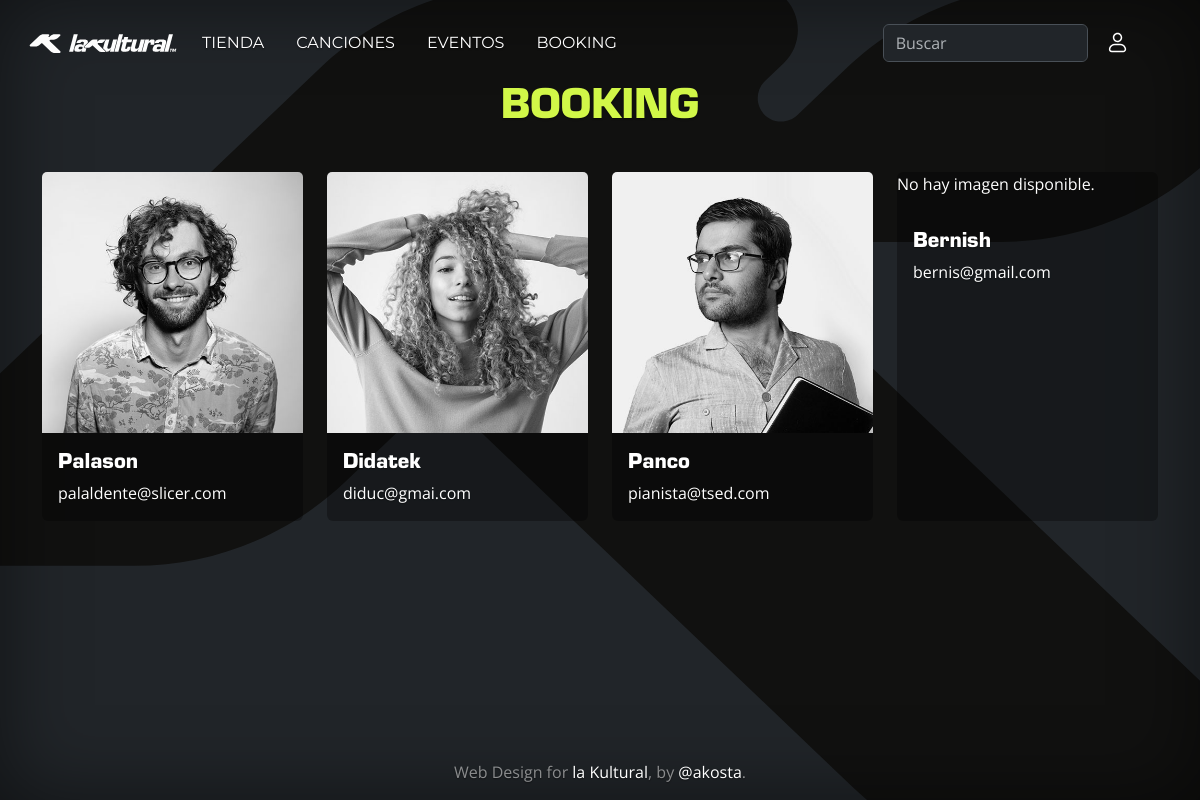
The page /booking/ on the database its author committed.
### booking/models.py (models this page shows, shortened)
class Artista(models.Model):
    nombre = models.CharField(max_length=100)
    descripcion = models.TextField()
    contacto = models.EmailField()  # Cambiado a EmailField para validar formato de correo
    imagen = models.ImageField(upload_to='booking/fotos/', null=True, blank=True)

### booking/views.py (the view)
# urls.py: path('booking/', include ('booking.urls')),
def booking(request):
    artistas = Artista.objects.all()
    canciones = Cancion.objects.all()
    contexto = {'mensaje': "Hola, mundo. Este es mi contexto.",
                'artistas': artistas,
                'canciones': canciones}
    return render(request, 'booking/booking.html', contexto)

### booking/templates/booking/booking.html
{% extends 'base.html' %}
{% load static %}
{% block content %}
<header class="masthead">
    <div class="text-center">
        <h1 class="section-heading text-uppercase">BOOKING</h1>
    </div>
</header>
<div class="container py-4 text-start">
    <div class="row row-cols-1 row-cols-sm-2 row-cols-md-3 row-cols-lg-4 g-4">
        {% for artista in artistas %}
        <div class="col">
            <a href="{% url 'booking:artista' artista.id %}">
            <div class="card card-movement bg-dark text-white h-100 border-0 card-background">
                {% if artista.imagen %}
                <img src="{{ artista.imagen.url }}" alt="{{ artista.nombre }}" class="card-img-top">
                {% else %}
                <p>No hay imagen disponible.</p>
                {% endif %}
                <div class="card-body">
                    <h5 class="card-title">{{ artista.nombre }}</h5>
                    <p class="card-text">{{ artista.contacto }}</p>
                </div>
            </div>
            </a>
        </div>
        {% endfor%}
    </div>
</div>
{% endblock %}

### templates/base.html (shortened to what this page needs)
{% load static %}
<!DOCTYPE html>
<html lang="en" data-bs-theme="auto">
    <head>
        <link href="https://cdn.jsdelivr.net/npm/bootstrap@5.3.3/dist/css/bootstrap.min.css" rel="stylesheet">
        <link href="{% static 'css/base.css' %}" rel="stylesheet" />
        <link href="{% static 'css/navbar.css' %}" rel="stylesheet" />
        <link href="{% static 'usuarios/css/login_logout.css' %}" rel="stylesheet" />
        <link href="{% static 'eventos/css/evento.css' %}" rel="stylesheet" />
        <link href="{% static 'musica/css/musica.css' %}" rel="stylesheet" />
        <link href="{% static 'tienda/css/producto.css' %}" rel="stylesheet" />
        <link href="{% static 'carrito/css/carrito.css' %}" rel="stylesheet" />
    </head>
    <body class="d-flex w-100 text-center text-bg-dark mx-auto flex-column" data-bs-theme="dark">
        {% include 'navbar.html' %}
        {% block content %}
        {% endblock %}
        {% include 'footer.html' %}
    </body>
</html>

### templates/navbar.html (shortened to what this page needs)
{% load static %}
<nav class="navbar navbar-expand-lg fixed-top navbar-scroll px-3" aria-label="Main navigation">
  <div class="container-fluid">
    <a class="navbar-brand" href="{% url 'core:home' %}">
      <img src="{% static 'assets/img/logos/k_lakultural_lletres_blanc.svg' %}" alt="La Kultural Logo" height="60px" style="max-width: 150px;">
    </a>
    <div class="offcanvas offcanvas-end text-bg-dark" tabindex="-1" id="offcanvasNavbar2" aria-labelledby="offcanvasNavbar2Label">
      <div class="offcanvas-body">
        <ul class="navbar-nav justify-content-end flex-grow-1 pe-3 text-start">
          <div class="menu-items">
          <li class="nav-item"><a class="nav-link" href="{% url 'tienda:tienda' %}">TIENDA</a></li>
          <li class="nav-item"><a class="nav-link" href="{% url 'musica:musica' %}">CANCIONES</a></li>
          <li class="nav-item"><a class="nav-link" href="{% url 'eventos:eventos' %}">EVENTOS</a></li>
          <li class="nav-item"><a class="nav-link" href="{% url 'booking:booking' %}">BOOKING</a></li>
        </div>
        <div class="control-items">
          <li class="nav-item">
            <form class="d-flex" role="search">
              <input class="form-control me-2" type="search" placeholder="Buscar" aria-label="Search">
            </form>
          </li>
          <li class="nav-item dropdown">
            <a class="nav-link" href="#" role="button" data-bs-toggle="dropdown" aria-expanded="false">
              <div class="svg-image">
                <img src="{% static 'assets/img/icons/menu_user.svg' %}" alt="User Icon" class='icon-menu normal'>
              </div>
            </a>
          </li>
        </div>
        </ul>
      </div>
    </div>
  </div>
</nav>

### templates/footer.html
{% load static %}
<footer class="mt-auto text-white-50">
    <p>Web Design for <a href="https://getbootstrap.com/" class="text-white">la Kultural</a>, by <a href="#" class="text-white">@akosta</a>.</p>
  </footer>

### static/css/base.css (style rules this page uses)
html, body { height: 100vh; margin: 0; padding: 0; scrollbar-width: none; -ms-overflow-style: none; }
body { font-family: 'Open Sans', sans-serif; text-shadow: 0 .05rem .1rem rgba(0, 0, 0, .5); box-shadow: inset 0 0 5rem rgba(0, 0, 0, .5); background-image: url("/static/assets/img/logos/bg_k1.svg"); background-repeat: no-repeat; background-size: cover; background-position: center; background-attachment: fixed; }
h1, h2, h3, h4, h5, h6 { font-family: 'Eurostile', sans-serif; margin-bottom: 0.5em; }
h1, .title { color: #d1f748; font-weight: 900; }
a, .btn { text-decoration: none; }
.card-background { background-color: rgba(0, 0, 0, 0.3) !important; }
.card-img-top { filter: grayscale(100%); transition: filter 0.5s ease; }
.icon-menu { height: 40px; }

### static/css/navbar.css (style rules this page uses)
.navbar { transition: background-color 0.4s ease; background-color: rgba(0, 0, 0, 0); }
.nav-link { color: white; padding: 0.5rem 1rem; font-family: 'Montserrat', sans-serif; margin-right: 1rem; }
.nav-item { display: flex; align-items: center; }
.masthead { margin-top: 80px; }
.offcanvas { background-color: rgba(33, 37, 41, 0.95); }
.icon-menu { height: 40px; }
.navbar-nav { display: flex; flex-grow: 1; justify-content: space-between; }
.menu-items { display: flex; flex-grow: 1 !important; }
.control-items { display: flex; align-items: center; }

### rows shown on the page
Artista: imagen (picture), nombre "Palason", contacto "palaldente@slicer.com"
Artista: imagen (picture), nombre "Didatek", contacto "diduc@gmai.com"
Artista: imagen (picture), nombre "Panco", contacto "pianista@tsed.com"
Artista: imagen "No hay imagen disponible.", nombre "Bernish", contacto "bernis@gmail.com"
